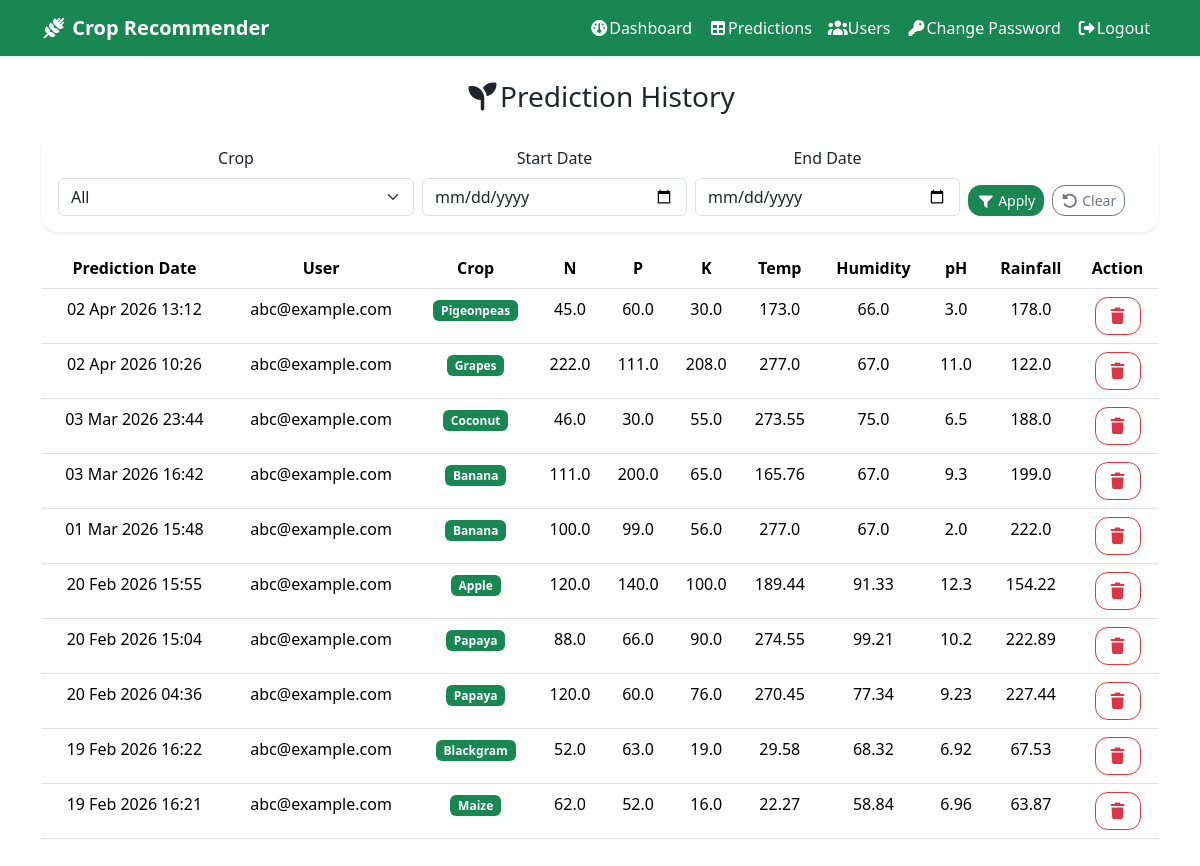
Screenshot of /admin_view_predictions/ (signed in) with the database file from the repository.
### recommender/models.py (models this page shows, shortened)
class Prediction(models.Model):
    user=models.ForeignKey(User,on_delete=models.CASCADE,related_name='predictions')
    N=models.FloatField()
    P=models.FloatField()
    K=models.FloatField()
    temperature=models.FloatField()
    humidity=models.FloatField()
    ph=models.FloatField()
    rainfall=models.FloatField()
    predicted_label=models.CharField(max_length=100)
    created_at=models.DateTimeField(auto_now_add=True)
    class Meta:
        ordering=['-created_at']

### recommender/views.py (the view)
# urls.py: path('admin_view_predictions/',admin_view_predictions,name="admin_view_predictions"),
@user_passes_test(is_staff,login_url='admin_login')
def admin_view_predictions(request):
    qs = Prediction.objects.select_related('user')
    crop = request.GET.get('crop')
    start =  request.GET.get('start')
    end =  request.GET.get('end')
    if crop:
        qs = qs.filter(predicted_label__iexact=crop)
    d_start = parse_date(start) if start else None
    d_end = parse_date(end) if end else None
    if d_start:
        qs = qs.filter(created_at__date__gte=d_start)
    if d_end:
        qs = qs.filter(created_at__date__lte=d_end)
    crops = (Prediction.objects.order_by('predicted_label').values_list('predicted_label',flat=True).distinct())
    context = {
        "qs" : qs,
        "crops" : crops,
        "current_crops" : crop,
        "start" : start,
        "end" : end,
    }
    return render(request,"admin_view_predictions.html", context)

### recommender/views.py (called while the page is built)
def is_staff(user):
    return user.is_authenticated and user.is_staff

### recommender/templates/admin_view_predictions.html (shortened to what this page needs)
{% extends "base.html" %}
{% load static %}
{% block content %}
    <div class="text-center">
     <h3 class="mb-3">
        <i class="fa-solid fa-seedling"></i>Prediction History
     </h3>
     <form method="get" class="card card-body shadow-sm border-0 mb-3">
        <div class="row g-2">
            <div class="col-md-4">
                <label class="form-label">Crop</label>
                <select name="crop" class="form-select">
                    <option value="">All</option>
                </select>
            </div>
            <div class="col-md-3">
                <label class="form-label">Start Date</label>
                <input type="date" name="start" value="{{start}}" class="form-control">
            </div>
            <div class="col-md-3">
                <label class="form-label">End Date</label>
                <input type="date" name="end" value="{{end}}" class="form-control">
            </div>
            <div class="col-md-2 d-flex align-items-end gap-2">
               <button class="btn btn-success btn-sm" type="submit">
                   <i class="fa-solid fa-filter"></i> Apply
               </button>
               <button type="reset" class="btn btn-outline-secondary btn-sm">
                   <i class="fa-solid fa-rotate-left"></i> Clear
               </button>
            </div>
        </div>
     </form>
     <table class="table">
        <thread class="table-success">
            <tr>
                <th>Prediction Date</th>
                <th>User</th>
                <th>Crop</th>
                <th>N</th>
                <th>P</th>
                <th>K</th>
                <th>Temp</th>
                <th>Humidity</th>
                <th>pH</th>
                <th>Rainfall</th>
                <th>Action</th>
            </tr>
        </thread>
        <tbody>
            {% for p in qs %}
             <tr>
                <td>{{p.created_at|date:"d M Y H:i"}}</td>
                <td>{{p.user.username}}</td>
                <td><span class="badge bg-success">{{p.predicted_label|title}}</td>
                <td>{{p.N}}</td>
                <td>{{p.P}}</td>
                <td>{{p.K}}</td>
                <td>{{p.temperature}}</td>
                <td>{{p.humidity}}</td>
                <td>{{p.ph}}</td>
                <td>{{p.rainfall}}</td>
                <td> <a href="{% url 'admin_delete_prediction' p.id %}" class="btn btn-outline-danger"
                onclick="return confirm('delete this entry? This cannot be undone')">
                <i class="fa-solid fa-trash"></i>
                </a></td>
             </tr>
            {% endfor %}
     </table>
    </div>
{% endblock %}

### recommender/static/css/style.css (style rules this page uses)
.card { border-radius: 1rem; }
.btn { border-radius: .8rem; }

### rows the page displays
Prediction: created_at "02 Apr 2026 13:12", user.username "abc@example.com", predicted_label "Pigeonpeas", N "45.0", P "60.0", K "30.0", temperature "173.0", humidity "66.0", ph "3.0", rainfall "178.0"
Prediction: created_at "02 Apr 2026 10:26", user.username "abc@example.com", predicted_label "Grapes", N "222.0", P "111.0", K "208.0", temperature "277.0", humidity "67.0", ph "11.0", rainfall "122.0"
Prediction: created_at "03 Mar 2026 23:44", user.username "abc@example.com", predicted_label "Coconut", N "46.0", P "30.0", K "55.0", temperature "273.55", humidity "75.0", ph "6.5", rainfall "188.0"
Prediction: created_at "03 Mar 2026 16:42", user.username "abc@example.com", predicted_label "Banana", N "111.0", P "200.0", K "65.0", temperature "165.76", humidity "67.0", ph "9.3", rainfall "199.0"
Prediction: created_at "01 Mar 2026 15:48", user.username "abc@example.com", predicted_label "Banana", N "100.0", P "99.0", K "56.0", temperature "277.0", humidity "67.0", ph "2.0", rainfall "222.0"
Prediction: created_at "20 Feb 2026 15:55", user.username "abc@example.com", predicted_label "Apple", N "120.0", P "140.0", K "100.0", temperature "189.44", humidity "91.33", ph "12.3", rainfall "154.22"
Prediction: created_at "20 Feb 2026 15:04", user.username "abc@example.com", predicted_label "Papaya", N "88.0", P "66.0", K "90.0", temperature "274.55", humidity "99.21", ph "10.2", rainfall "222.89"
Prediction: created_at "20 Feb 2026 04:36", user.username "abc@example.com", predicted_label "Papaya", N "120.0", P "60.0", K "76.0", temperature "270.45", humidity "77.34", ph "9.23", rainfall "227.44"
Prediction: created_at "19 Feb 2026 16:22", user.username "abc@example.com", predicted_label "Blackgram", N "52.0", P "63.0", K "19.0", temperature "29.58", humidity "68.32", ph "6.92", rainfall "67.53"
Prediction: created_at "19 Feb 2026 16:21", user.username "abc@example.com", predicted_label "Maize", N "62.0", P "52.0", K "16.0", temperature "22.27", humidity "58.84", ph "6.96", rainfall "63.87"
